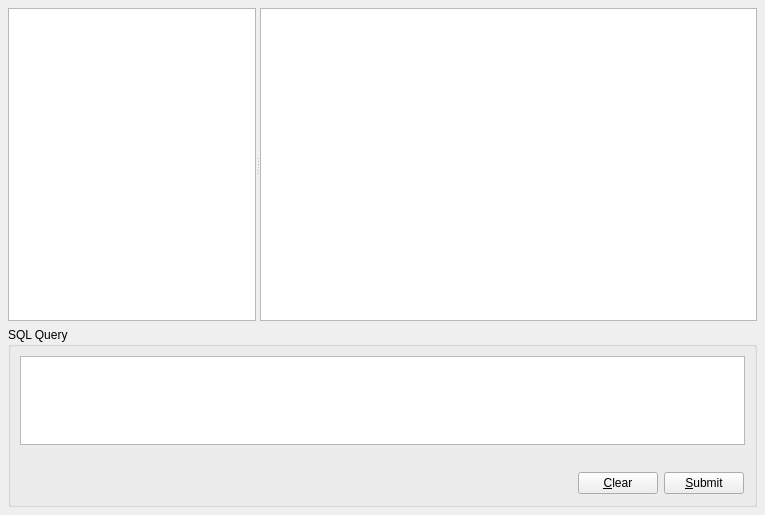
<?xml version="1.0" encoding="UTF-8"?>
<ui version="4.0">
 <class>Browser</class>
 <widget class="QWidget" name="Browser">
  <property name="geometry">
   <rect>
    <x>0</x>
    <y>0</y>
    <width>765</width>
    <height>515</height>
   </rect>
  </property>
  <property name="windowTitle">
   <string>Qt SQL Browser</string>
  </property>
  <layout class="QVBoxLayout">
   <property name="spacing">
    <number>6</number>
   </property>
   <property name="leftMargin">
    <number>8</number>
   </property>
   <property name="topMargin">
    <number>8</number>
   </property>
   <property name="rightMargin">
    <number>8</number>
   </property>
   <property name="bottomMargin">
    <number>8</number>
   </property>
   <item>
    <widget class="QSplitter" name="splitter_2">
     <property name="sizePolicy">
      <sizepolicy hsizetype="Expanding" vsizetype="Expanding">
       <horstretch>0</horstretch>
       <verstretch>0</verstretch>
      </sizepolicy>
     </property>
     <property name="orientation">
      <enum>Qt::Horizontal</enum>
     </property>
     <widget class="ConnectionWidget" name="connectionWidget">
      <property name="sizePolicy">
       <sizepolicy hsizetype="Ignored" vsizetype="Expanding">
        <horstretch>1</horstretch>
        <verstretch>0</verstretch>
       </sizepolicy>
      </property>
     </widget>
     <widget class="QTableView" name="table">
      <property name="sizePolicy">
       <sizepolicy hsizetype="Expanding" vsizetype="Expanding">
        <horstretch>2</horstretch>
        <verstretch>0</verstretch>
       </sizepolicy>
      </property>
      <property name="contextMenuPolicy">
       <enum>Qt::ActionsContextMenu</enum>
      </property>
      <property name="styleSheet">
       <string notr="true">alternate-background-color: yellow;
</string>
      </property>
      <property name="alternatingRowColors">
       <bool>true</bool>
      </property>
      <property name="selectionBehavior">
       <enum>QAbstractItemView::SelectRows</enum>
      </property>
     </widget>
    </widget>
   </item>
   <item>
    <widget class="QGroupBox" name="groupBox">
     <property name="sizePolicy">
      <sizepolicy hsizetype="Preferred" vsizetype="MinimumExpanding">
       <horstretch>0</horstretch>
       <verstretch>0</verstretch>
      </sizepolicy>
     </property>
     <property name="maximumSize">
      <size>
       <width>16777215</width>
       <height>180</height>
      </size>
     </property>
     <property name="title">
      <string>SQL Query</string>
     </property>
     <layout class="QVBoxLayout">
      <property name="spacing">
       <number>6</number>
      </property>
      <property name="leftMargin">
       <number>9</number>
      </property>
      <property name="topMargin">
       <number>9</number>
      </property>
      <property name="rightMargin">
       <number>9</number>
      </property>
      <property name="bottomMargin">
       <number>9</number>
      </property>
      <item>
       <widget class="QTextEdit" name="sqlEdit">
        <property name="sizePolicy">
         <sizepolicy hsizetype="Expanding" vsizetype="MinimumExpanding">
          <horstretch>0</horstretch>
          <verstretch>0</verstretch>
         </sizepolicy>
        </property>
        <property name="minimumSize">
         <size>
          <width>0</width>
          <height>18</height>
         </size>
        </property>
        <property name="baseSize">
         <size>
          <width>0</width>
          <height>120</height>
         </size>
        </property>
       </widget>
      </item>
      <item>
       <widget class="QLabel" name="lblResult">
        <property name="text">
         <string/>
        </property>
       </widget>
      </item>
      <item>
       <layout class="QHBoxLayout">
        <property name="spacing">
         <number>6</number>
        </property>
        <property name="leftMargin">
         <number>1</number>
        </property>
        <property name="topMargin">
         <number>1</number>
        </property>
        <property name="rightMargin">
         <number>1</number>
        </property>
        <property name="bottomMargin">
         <number>1</number>
        </property>
        <item>
         <spacer>
          <property name="orientation">
           <enum>Qt::Horizontal</enum>
          </property>
          <property name="sizeHint" stdset="0">
           <size>
            <width>40</width>
            <height>20</height>
           </size>
          </property>
         </spacer>
        </item>
        <item>
         <widget class="QPushButton" name="clearButton">
          <property name="text">
           <string>&amp;Clear</string>
          </property>
         </widget>
        </item>
        <item>
         <widget class="QPushButton" name="submitButton">
          <property name="text">
           <string>&amp;Submit</string>
          </property>
         </widget>
        </item>
       </layout>
      </item>
     </layout>
    </widget>
   </item>
  </layout>
  <action name="insertRowAction">
   <property name="enabled">
    <bool>false</bool>
   </property>
   <property name="text">
    <string>&amp;Insert Row</string>
   </property>
   <property name="statusTip">
    <string>Inserts a new Row</string>
   </property>
  </action>
  <action name="deleteRowAction">
   <property name="enabled">
    <bool>false</bool>
   </property>
   <property name="text">
    <string>&amp;Delete Row</string>
   </property>
   <property name="statusTip">
    <string>Deletes the current Row</string>
   </property>
  </action>
  <action name="fieldStrategyAction">
   <property name="checkable">
    <bool>true</bool>
   </property>
   <property name="text">
    <string>Submit on &amp;Field Change</string>
   </property>
   <property name="toolTip">
    <string>Commit on Field Change</string>
   </property>
  </action>
  <action name="rowStrategyAction">
   <property name="checkable">
    <bool>true</bool>
   </property>
   <property name="text">
    <string>Submit on &amp;Row Change</string>
   </property>
   <property name="toolTip">
    <string>Commit on Row Change</string>
   </property>
  </action>
  <action name="manualStrategyAction">
   <property name="checkable">
    <bool>true</bool>
   </property>
   <property name="text">
    <string>Submit &amp;Manually</string>
   </property>
   <property name="toolTip">
    <string>Commit Manually</string>
   </property>
  </action>
  <action name="submitAction">
   <property name="text">
    <string>&amp;Submit All</string>
   </property>
   <property name="toolTip">
    <string>Submit Changes</string>
   </property>
  </action>
  <action name="revertAction">
   <property name="text">
    <string>&amp;Revert All</string>
   </property>
   <property name="toolTip">
    <string>Revert</string>
   </property>
  </action>
  <action name="selectAction">
   <property name="text">
    <string>S&amp;elect</string>
   </property>
   <property name="toolTip">
    <string>Refresh Data from Database</string>
   </property>
  </action>
 </widget>
 <customwidgets>
  <customwidget>
   <class>ConnectionWidget</class>
   <extends>QTreeView</extends>
   <header>src/widgets/SQLBrowser/connectionwidget.h</header>
  </customwidget>
 </customwidgets>
 <tabstops>
  <tabstop>sqlEdit</tabstop>
  <tabstop>clearButton</tabstop>
  <tabstop>submitButton</tabstop>
  <tabstop>connectionWidget</tabstop>
  <tabstop>table</tabstop>
 </tabstops>
 <resources/>
 <connections/>
</ui>
